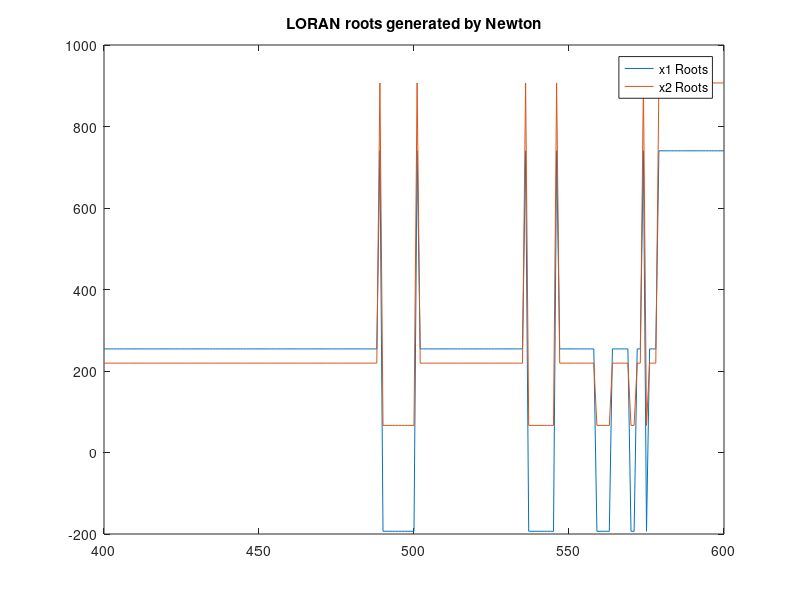

Reproduce this figure in MATLAB.
xArray = [400:1:600];
xArrayItr = 1;
finalRootsX1 = zeros(1,201);
finalRootsX2 = zeros(1,201);

for x = xArray
    % Simple Newton in 2D Example 
    x = [x,x]'; %starting guess
    f = [0.0, 0.0]';
    n = 25;
    for i = 1:n                            %fixed number of iterations 
        f = [(x(1)^2/34596 - x(2)^2/55404 - 1) ((x(2)-500)^2/77841 - (x(1)-300)^2/172159 - 1)]';  %function to be zero
        J = [x(1)/17298  -x(2)/27702; -2*(x(1)-300)/172159  2*(x(2)-500)/77841];       %Jacobian matrix
        x = x - J\f;                          %Newton iteration 
    end
    fprintf('x1=%8.2e x2=%8.2e f1 %8.2e f2=%8.2e\n',x(1),x(2),f(1),f(2))
    finalRootsX1(xArrayItr) = x(1); % Save convergences of both x1 and x2
    finalRootsX2(xArrayItr) = x(2);
    xArrayItr = xArrayItr + 1;
end

% Plot final convergences
plot(xArray, finalRootsX1, xArray, finalRootsX2);
legend("x1 Roots", "x2 Roots");
title("LORAN roots generated by Newton");